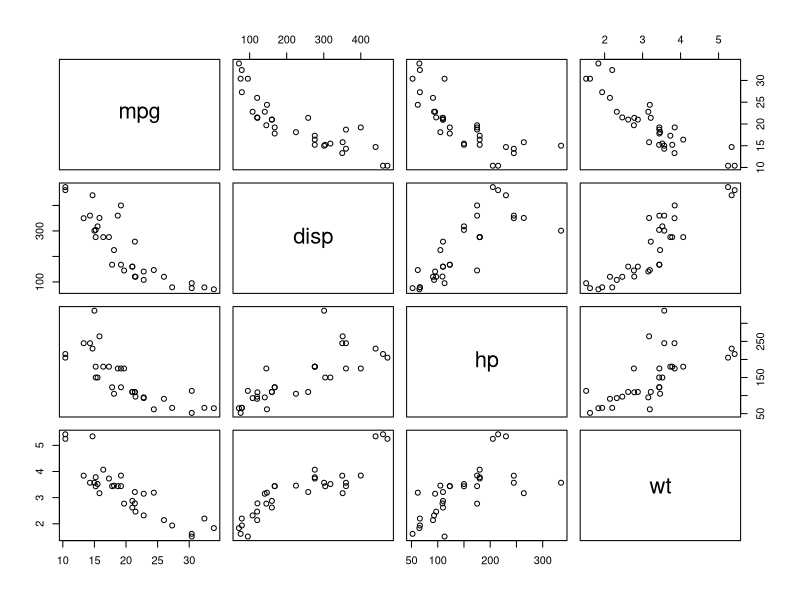
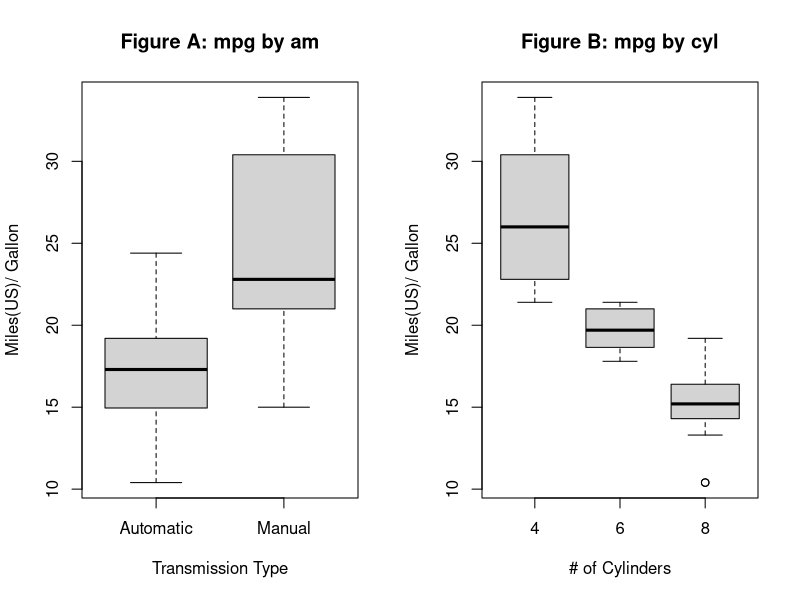
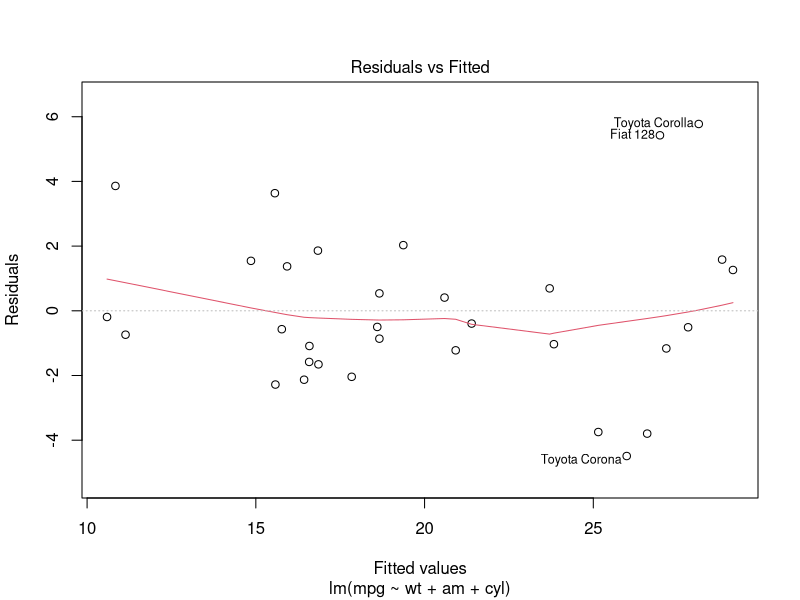

These figures' R source, in order:
## ---- chunk 1
knitr::opts_chunk$set(echo = TRUE)
## ---- chunk 2
data("mtcars")
## ---- chunk 3
summary(mtcars[,1:7])
## ---- chunk 4
str(mtcars[,1:9])
## ---- chunk 5
mtcars$am <- factor(mtcars$am, 
                    ordered = F, 
                    labels = c("Automatic", "Manual"))
## ---- chunk 6
mtcars$cyl <- factor(mtcars$cyl,
                     ordered = F)
## ---- chunk 7
pairs(mtcars[, c(1,3,4,6)])
## ---- chunk 8
simple <- lm(mpg ~ wt, data = mtcars)
summary(simple)$coefficients
## ---- chunk 9
old.par <- par(mfrow=c(1, 2))
plot(mtcars$am, mtcars$mpg, ylab = "Miles(US)/ Gallon", xlab = "Transmission Type", main = "Figure A: mpg by am")
plot(mtcars$cyl, mtcars$mpg, ylab = "Miles(US)/ Gallon", xlab = "# of Cylinders", main = "Figure B: mpg by cyl")
par(old.par)
## ---- chunk 10
auto = subset(mtcars, am == "Automatic")$mpg
manual = subset(mtcars, am == "Manual")$mpg
t.test(auto, manual, paired = F)
## ---- chunk 11
multi <- lm(mpg ~ wt + am, data = mtcars)
multi2 <- lm(mpg ~ wt + am + cyl, data = mtcars)
summary(multi2)$coefficients
## ---- chunk 12
anova(simple, multi, multi2)
## ---- chunk 13
shapiro.test(multi2$residuals)
plot(multi2, which = 1)
